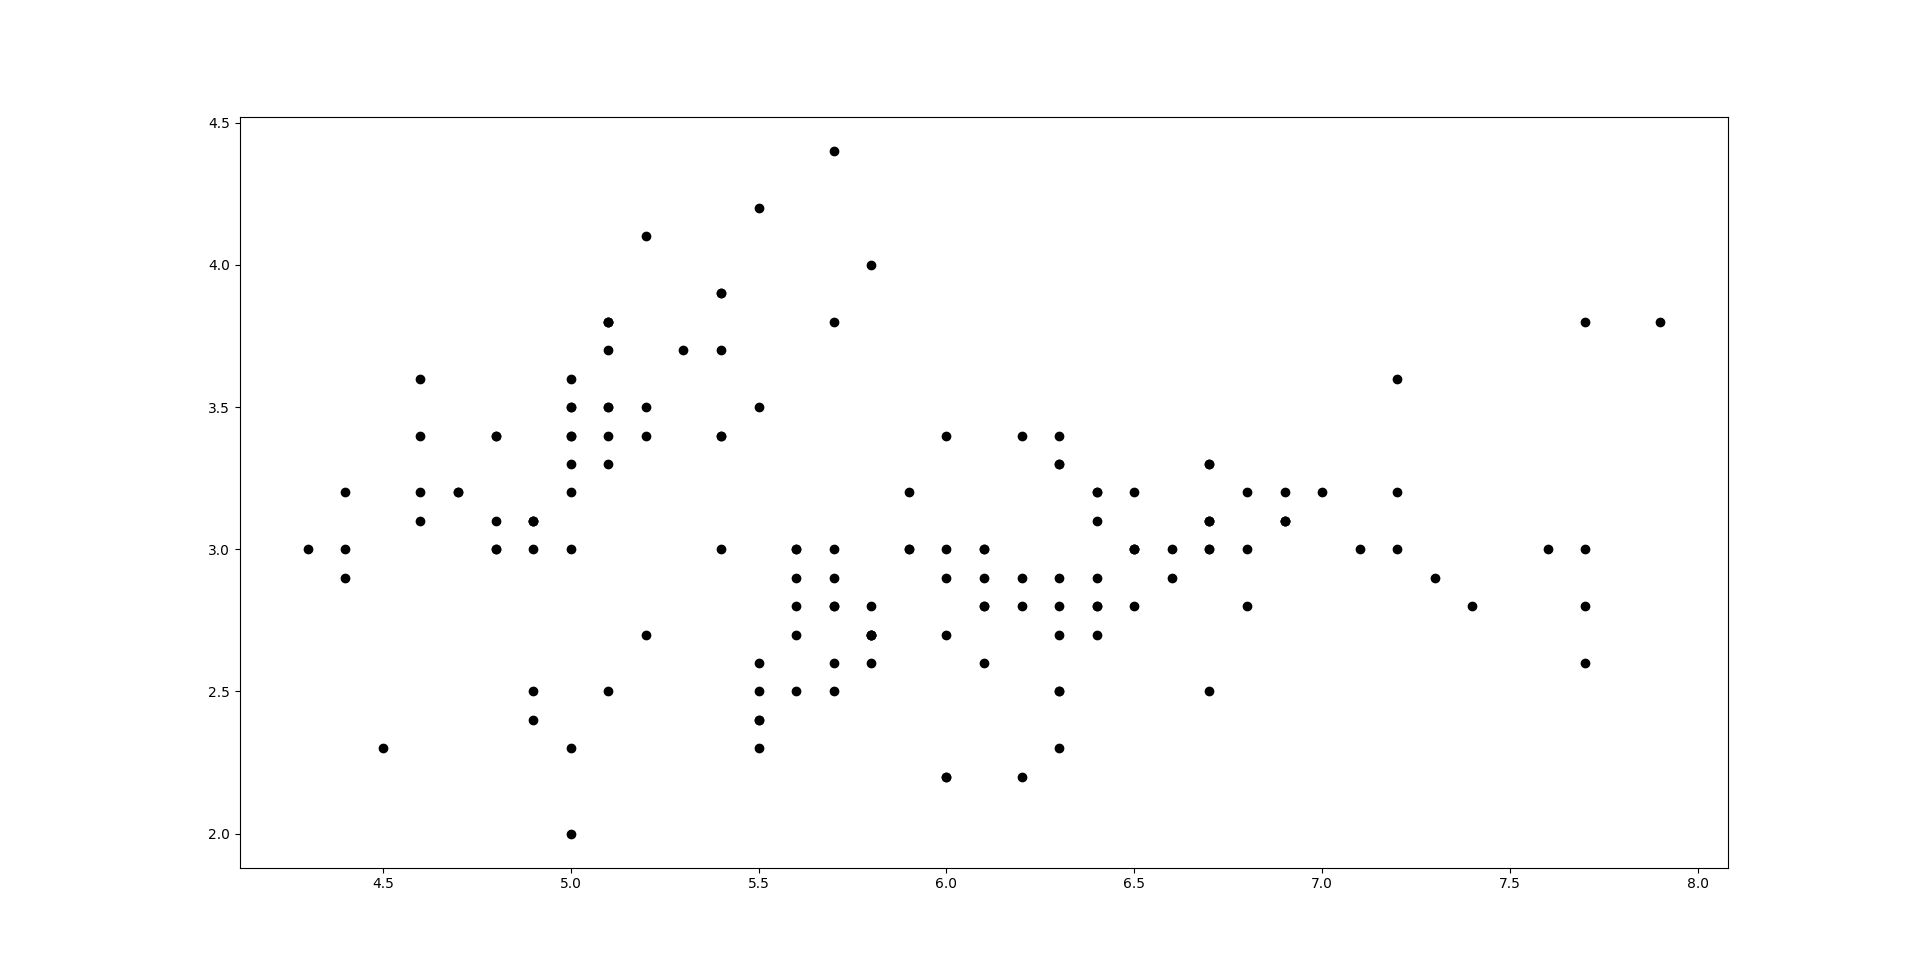

Python code for this plot:
import pandas as pd
import os
import pathlib as pl
import matplotlib.pyplot as plt

script_dir = pl.Path(__file__).parent.absolute()
print(f"Script Directory: {script_dir}")
os.chdir(script_dir)

dataset = pd.read_csv("iris.csv")

setosa = dataset[dataset["Species"] == "Iris-setosa"]
versicolor = dataset[dataset["Species"] == "Iris-versicolor"]
virginica = dataset[dataset["Species"] == "Iris-virginica"]

plt.scatter(dataset["SepalLengthCm"], dataset["SepalWidthCm"], color="black", label="All")

plt.show()
